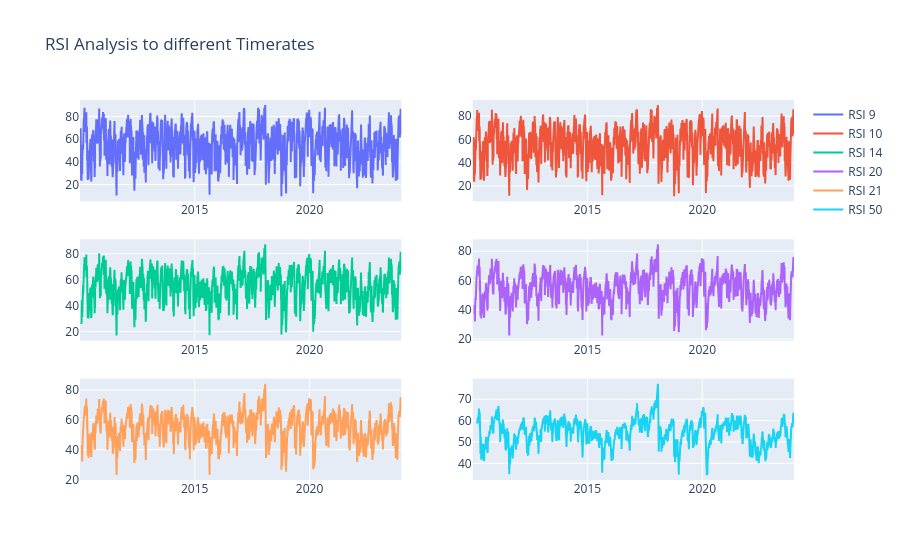

The code cell stored with this chart in its notebook:
### Code cell
# Adding the indicator to our data
#windows = [9, 10, 14, 20, 21, 50]

for i in windows:
    df[f"RSI_{i}"] = Relative_Strength_Index(df, length=i)

fig = make_subplots(rows=3, cols=2)
fig.add_trace(go.Scatter(x=df.index, y=df["RSI_9"], name="RSI 9"), row=1, col=1)
fig.add_trace(go.Scatter(x=df.index, y=df["RSI_10"], name="RSI 10"), row=1, col=2)
fig.add_trace(go.Scatter(x=df.index, y=df["RSI_14"], name="RSI 14"), row=2, col=1)
fig.add_trace(go.Scatter(x=df.index, y=df["RSI_20"], name="RSI 20"), row=2, col=2)
fig.add_trace(go.Scatter(x=df.index, y=df["RSI_21"], name="RSI 21"), row=3, col=1)
fig.add_trace(go.Scatter(x=df.index, y=df["RSI_50"], name="RSI 50"), row=3, col=2)

fig.update_layout(title="RSI Analysis to different Timerates")
fig.show()

### Figure 1 — Plotly figure (JSON) as saved in the notebook; plotly's stock layout.template omitted (floating-point values rounded to 4 significant figures; data arrays with more than 128 entries replaced by an {"elided": "..."} marker saying what was removed)
{"data": [{"name": "RSI 9", "type": "scatter", "x": {"elided": "3522 str values"}, "xaxis": "x", "y": {"elided": "3522 float values"}, "yaxis": "y"}, {"name": "RSI 10", "type": "scatter", "x": {"elided": "3522 str values"}, "xaxis": "x2", "y": {"elided": "3522 float values"}, "yaxis": "y2"}, {"name": "RSI 14", "type": "scatter", "x": {"elided": "3522 str values"}, "xaxis": "x3", "y": {"elided": "3522 float values"}, "yaxis": "y3"}, {"name": "RSI 20", "type": "scatter", "x": {"elided": "3522 str values"}, "xaxis": "x4", "y": {"elided": "3522 float values"}, "yaxis": "y4"}, {"name": "RSI 21", "type": "scatter", "x": {"elided": "3522 str values"}, "xaxis": "x5", "y": {"elided": "3522 float values"}, "yaxis": "y5"}, {"name": "RSI 50", "type": "scatter", "x": {"elided": "3522 str values"}, "xaxis": "x6", "y": {"elided": "3522 float values"}, "yaxis": "y6"}], "layout": {"autosize": true, "title": {"text": "RSI Analysis to different Timerates"}, "xaxis": {"anchor": "y", "autorange": true, "domain": [0, 0.45], "range": ["2010-01-04", "2023-12-29"], "type": "date"}, "xaxis2": {"anchor": "y2", "autorange": true, "domain": [0.55, 1], "range": ["2010-01-04", "2023-12-29"], "type": "date"}, "xaxis3": {"anchor": "y3", "autorange": true, "domain": [0, 0.45], "range": ["2010-01-04", "2023-12-29"], "type": "date"}, "xaxis4": {"anchor": "y4", "autorange": true, "domain": [0.55, 1], "range": ["2010-01-04", "2023-12-29"], "type": "date"}, "xaxis5": {"anchor": "y5", "autorange": true, "domain": [0, 0.45], "range": ["2010-01-04", "2023-12-29"], "type": "date"}, "xaxis6": {"anchor": "y6", "autorange": true, "domain": [0.55, 1], "range": ["2010-01-04", "2023-12-29"], "type": "date"}, "yaxis": {"anchor": "x", "autorange": true, "domain": [0.7333, 1], "range": [5.149, 94.59], "type": "linear"}, "yaxis2": {"anchor": "x2", "autorange": true, "domain": [0.7333, 1], "range": [6.982, 93.79], "type": "linear"}, "yaxis3": {"anchor": "x3", "autorange": true, "domain": [0.3667, 0.6333], "range": [12.89, 91.1], "type": "linear"}, "yaxis4": {"anchor": "x4", "autorange": true, "domain": [0.3667, 0.6333], "range": [18.9, 88.11], "type": "linear"}, "yaxis5": {"anchor": "x5", "autorange": true, "domain": [0, 0.2667], "range": [19.7, 87.69], "type": "linear"}, "yaxis6": {"anchor": "x6", "autorange": true, "domain": [0, 0.2667], "range": [32.19, 79.61], "type": "linear"}}}
